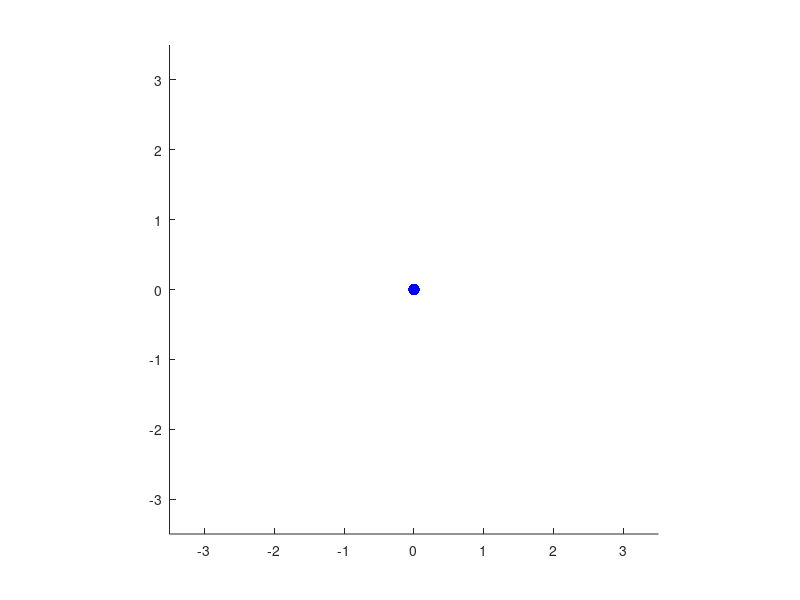

MATLAB code for this plot: (Note: this script raises an error after producing the figure.)
% 附件 1 一些画图代码
%
% 批量设置属性
% 方法1 set(h_trajectory,{'XDataSource'},cell_temp(:))
% 方法2 [h_lines.Color]=deal(bb{:});
%
%%
clc,clear
% --------- system ---
t_fun = @(t) 0.5*sin(5*t);
NLTV_fun = @(t,x)       [ t_fun(t)*x(1)+x(2)+0.5*sin(t); -x(1)+t_fun(t)*x(2)+0.5*cos(t) ];

%%
N_line = 6;
M_point = 80;
M_differ = round(M_point/N_line);
%
x_0=0;
y_0=0;
%
x_comet=zeros(1,N_line);
y_comet=zeros(1,N_line);
%
X = zeros(M_point,N_line);
Y = zeros(M_point,N_line);
%
cmap = cool(128);
%% --------------------------

figure
set(gcf, 'WindowState', 'maximized')
% set(gca,'color','black')
% set(gca,'colororder',cmap(cmap_ind,:))
hold on
axis equal
% axis tight
axis([-3.5,3.5,-3.5,3.5])

%% --------------------------
h_title = get(gca, 'Title');

plot(x_0,y_0,'bo','linewidth',2.0)

h_comet= plot(x_comet,y_comet,'b.','MarkerSize',25, ...
    'xdatasource','x_comet','ydatasource','y_comet');

h_trajectory = plot(zeros(2,N_line*(M_point-1)), ...
    'visible','off','linewidth',2.0);
h_trajectory = reshape(h_trajectory, M_point-1,N_line);
% a = (1:M_point-1)';
% b = 1:N_line ;
% str_datasource = "(" + string(a) + ":" + string(a+1) + "," + string(b) + ")";
ind_temp = reshape(1:M_point*N_line,M_point,[]);
str_datasource="([" + string(ind_temp(1:end-1,:)) + "," + string(ind_temp(2:end,:)) + "])";
cell_temp=arrayfun(@(a) {"X"+a},str_datasource);
set(h_trajectory,{'XDataSource'},cell_temp(:))
cell_temp=arrayfun(@(a) {"Y"+a},str_datasource);
set(h_trajectory,{'YDataSource'},cell_temp(:))

%%
figure(gcf)
t_delta =0.08;
for k = 1:150
    t_current = (k-1)*t_delta;
    sigma_current = t_fun(t_current);
    %     ind = round(90*(sigma-min_s)/(max_s-min_s))+16;
    ind = round(90*(sigma_current+0.7+0.2)/(2+0.2))+16;
    color_current = cmap(ind,:);


    h_title.String = sprintf('t = %.2fs  \\sigma = %.2f', t_current, sigma_current);

    for kk = 1:N_line
        pointer_line = mod((kk-1)*M_differ+k-1,M_point-1)+1;

        if pointer_line == 1

            set(h_trajectory(:,kk), 'visible','off')
            set(h_trajectory(:,kk), 'Color',color_current )
            %            set(h_trajectory(:,kk), 'Color',[1,0,0,.5])
            t = t_current:t_delta: t_current+t_delta*(M_point-1);
            [t,xt]=ode45(NLTV_fun,t,[x_0;y_0]);
            X(:,kk) = xt(:,1);
            Y(:,kk) = xt(:,2);

            refreshdata(h_trajectory,'caller')

        else
            set(h_trajectory(pointer_line-1,kk), 'visible','on')
            color_temp = [get(h_trajectory(1,kk),'Color'),1-pointer_line/M_point];
            set(h_trajectory(:,kk), 'Color',color_temp )
        end
        x_comet(kk) = X(pointer_line,kk);
        y_comet(kk) = Y(pointer_line,kk);
    end

    refreshdata(h_comet,'caller')
    set(h_comet, 'Color', color_current)

    drawnow limitrate
    pause(0.1)
end
